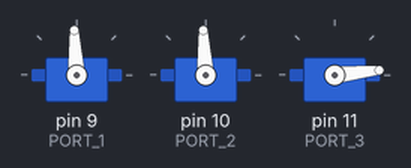
Simulated run of this sketch. Board: Arduino Uno, built with avr-gcc and run on an emulated ATmega328P. Shown: 3 × servo.

Above: at 0.05 s.
At 0.35 s:
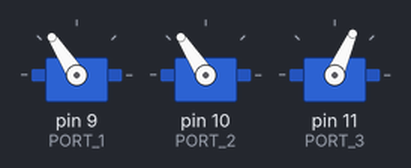
At 0.7 s:
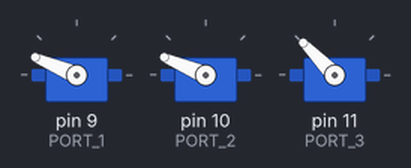
At 1.35 s:
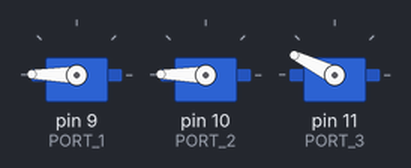
At 2.0 s:
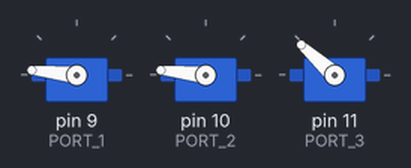
At 2.65 s:
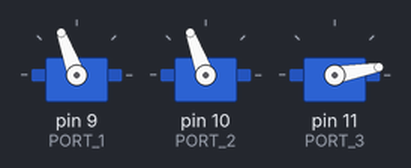
Timing chart, 0 to 8.8 s (numbered marks = the images above):
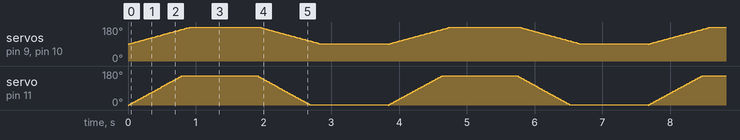

The sketch:

Rot_Lin_Gripper.ino
```cpp
#include <Servo.h>

Servo Servo_1;
int PORT_1 = 9;
int START_1 = 90;
int END_1 = 180;

Servo Servo_2;
int PORT_2 = 10;
int START_2 = 90;
int END_2 = 180;

Servo Servo_3;
int PORT_3 = 11;
int START_3 = 0;
int END_3 = 155;

void setup()
{
    Servo_1.attach(PORT_1);
    Servo_2.attach(PORT_2);
    Servo_3.attach(PORT_3);
    Serial.begin(9600);
}

void loop()
{
    // for (int i = START_3; i < END_3; i++)
    // {
    //     Servo_3.write(i);
    //     delay(4);
    // }
    // for (int i = END_3; i > START_3; i--)
    // {
    //     Servo_3.write(i);
    //     delay(4);
    // }
    for (int i = 90; i < 180; i++)
    {
        Servo_1.write(i);
        Servo_2.write(i);
        if ((i - 90) * 2 < END_3)
        {
            Servo_3.write((i - 90) * 2);
        }
        delay(10);
    }
    delay(1000);
    for (int i = 180; i > 90; i--)
    {
        Servo_1.write(i);
        Servo_2.write(i);
        if ((2 * i - 210) > START_3)
        {
            Servo_3.write((2 * i - 210));
        }
        delay(10);
    }
    delay(1000);
}
```
